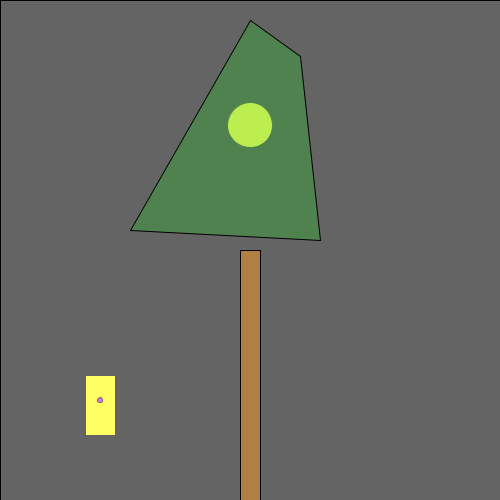
Frame 1 (no input)
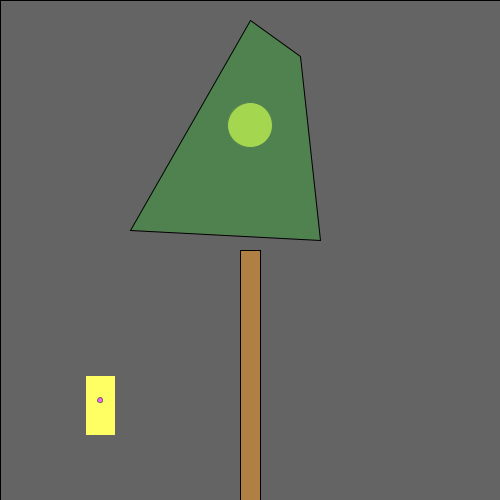
Frame 60 (the mouse pressed at the canvas centre just before this capture)
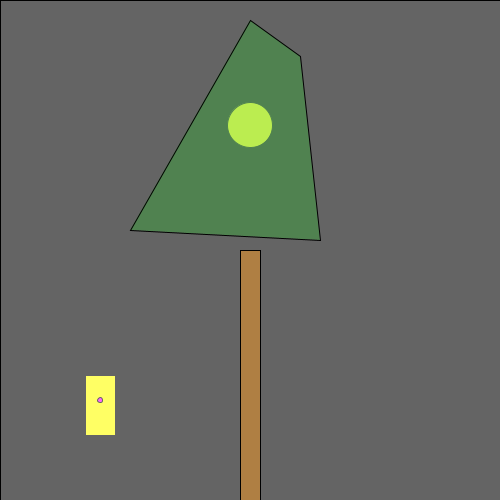
Frame 120 (the mouse held since frame 60 and released just before this capture)

The Processing sketch that drew these frames (run headless with seeded random() and noise(); from frame 60 on, the mouse is pressed at the canvas centre):

// Processing sketch: processing_108831
// ── processing_108831.pde

/*
  Norm Krumpe
  September 22, 2012
  Models a light that is triggered by motion (in this case, motion
  of the mouse).  The light also has a timer.  So, motion turns on the
  light, but a certain amount of time passing with no motion will
  cause the light to turn off again.
*/

// How close you need to get to the
// light sensor in order to turn on
// the light.  Higher values make it
// easier to trigger the light.  Distance
// is measured in pixels.
final int TRIGGER_DISTANCE = 50;

// The location of the sensor:
final int SWITCH_CENTER_X = 100;
final int SWITCH_CENTER_Y = 400;

// seconds until light shuts off automatically when there is no motion
final float SECONDS_UNTIL_AUTO_SHUTOFF = 10; 

// Light will initially be on because of this next value.
// Want the light off initially?  
// Set this to something less than SECONDS_UNTIL_AUTO_SHUTOFF
float timeOfLastTrigger = 0; 
boolean revealTriggerRegion = false;

// Just choose a window size
void setup() {
  size(500, 500);
}

// Each time the mouse moves, check to see
// if it triggered the motion sensor
void mouseMoved() {
  if (motionSensorWasTriggered()) {
    timeOfLastTrigger = millis()/1000.0;
  }
}

// When a key is pressed, toggle the "cheat" that
// reveals the motion sensor's trigger region.
void keyPressed() {
  revealTriggerRegion = !revealTriggerRegion;
}

// Draw the various parts of the scene
void draw() {
  background(0);

  drawLightSwitch();
  drawLamp();  
  drawTriggerRegion();
}

// Draws all components of the lamp
void drawLamp() {
  drawLight();
  fill(0, 255, 0, 50);
  quad(250, 20, 300, 56, 320, 240, 130, 230);
  fill(175, 127, 67);
  rect(240, 250, 20, 250);
}

// How the light gets drawn depends on whether
// the lightbulb is lit.
void drawLight() {

  if (secondsSinceLastTrigger() < SECONDS_UNTIL_AUTO_SHUTOFF) {
    // If the light is on:
    int strength = (int)random(156, 256);
    fill(strength, strength, 0);
    ellipse(250, 125, 45, 45);
    fill(255, 100);
    rect(0, 0, width, height);
  }

  else {
    // Light is off:
    fill(10, 10, 0);
    ellipse(250, 125, 45, 45);
  }
}

// Draw the light switch/sensor
void drawLightSwitch() {
  fill(255, 255, 0);
  rect(SWITCH_CENTER_X - 15, SWITCH_CENTER_Y - 25, 30, 60);
  fill(255, 0, 255);
  ellipse(SWITCH_CENTER_X, SWITCH_CENTER_Y, 5, 5);
}

// Return true if the mouse triggered the sensor
boolean motionSensorWasTriggered() {
  return distanceFromLightSwitch() < TRIGGER_DISTANCE;
}

// Compute the distance between the mouse and the sensor
float distanceFromLightSwitch() {  
  return dist(mouseX, mouseY, SWITCH_CENTER_X, SWITCH_CENTER_Y);
}

// Determine how long it has been since the motion sensor
// was last turned on.
float secondsSinceLastTrigger() {
  return millis()/1000.0 - timeOfLastTrigger;
}

// Show a "cheat" region so that you know where the mouse
// needs to go in order to trigger the light sensor
void drawTriggerRegion() {
  if (revealTriggerRegion) {
    fill(255, 25);
    ellipse(SWITCH_CENTER_X, SWITCH_CENTER_Y, 
    TRIGGER_DISTANCE * 2, TRIGGER_DISTANCE * 2);
  }
}
